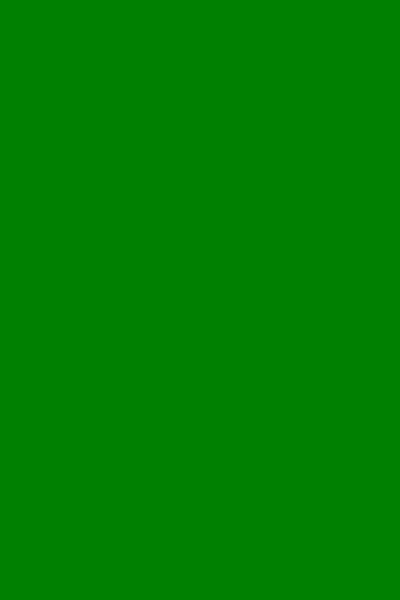
Frame 1 (no input)
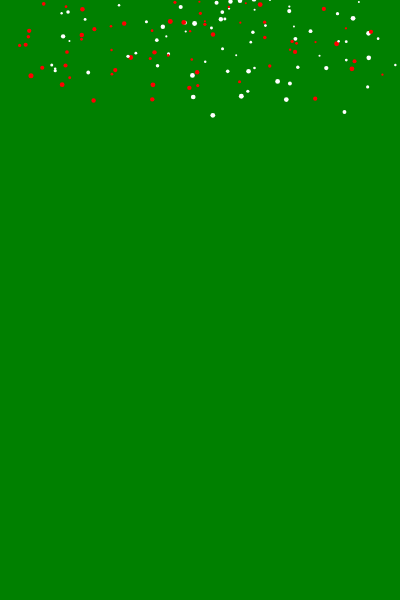
Frame 60 (no input)
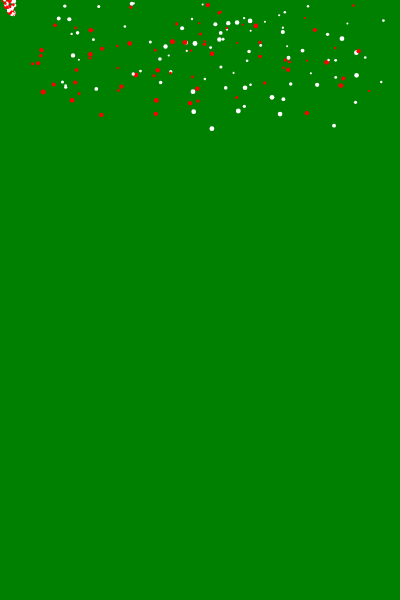
Frame 120 (the mouse pressed at the canvas centre since frame 60)

The p5.js sketch that drew these frames (run headless with seeded random() and noise() and a simulated clock; from frame 60 on, the mouse is pressed at the canvas centre):

// p5.js sketch
// ── sketch.js
// sketch.js - The purpose of this sketch is to create a canvas that has randomly falling snow, but when the left mouse button is pressed, the snowflakes will rotate around the cursor.
// This site was used for reference for the falling snowflakes base. https://editor.p5js.org/p5/sketches/Simulate:_SnowflakeParticleSystem
// This site was used for inspiration for the snowflakes changing position. https://editor.p5js.org/p5/sketches/Simulate:_SmokeParticleSystem
// I used ChatGPT to help me code this.
// Author: William Gonzalez
// Date: 1/27/25

// Here is how you might set up an OOP p5.js project
// Note that p5.js looks for a file called sketch.js

// Globals
// Globals
let snowflakes = []; // array to hold snowflake objects
let transitionSpeed = 0.05; // speed of the transition (higher is faster)

// setup() function is called once when the program starts
function setup() {
  createCanvas(400, 600);
  noStroke();
}

// draw() function is called repeatedly, it's the main animation loop
function draw() {
  background('green'); // Set the background to green
  let t = frameCount / 60; // update time

  // Create a random number of snowflakes each frame
  for (let i = 0; i < random(5); i++) {
    snowflakes.push(new snowflake());
  }

  for (let flake of snowflakes) {
    if (mouseIsPressed) {
      flake.moveTowardsMouse(t);
      flake.rotateAroundMouse(t);
    } else {
      flake.update(t);
    }
    flake.display();
  }
}

// snowflake class
function snowflake() {
  this.posX = 0;
  this.posY = random(-50, 0);
  this.initialangle = random(0, 2 * PI);
  this.size = random(2, 5);

  // radius of snowflake spiral
  this.radius = sqrt(random(pow(width / 2, 2)));

  // Random offset to vary the radius when rotating around the mouse
  this.randomOffset = random(10, 30); // Random offset for each snowflake's rotation
  
  // Initial random range for rotating snowflakes
  this.initialRadius = random(50, 150); // Start radius between 50 to 150 pixels

  // Random color for each snowflake (either red or white)
  this.color = random() > 0.5 ? color(255, 0, 0) : color(255); // Randomly red or white

  // To track if snowflake is close enough to start rotating
  this.rotationFactor = 0; // Starts at 0, gradually increases as it gets closer to the mouse

  this.update = function(time) {
    // When the mouse is not pressed, return to normal falling behavior
    if (!mouseIsPressed) {
      let w = 0.6; // angular speed
      let angle = w * time + this.initialangle;
      this.posX = width / 2 + this.radius * sin(angle);

      // different size snowflakes fall at slightly different y speeds
      this.posY += pow(this.size, 0.5);
    }

    // delete snowflake if past end of screen
    if (this.posY > height) {
      let index = snowflakes.indexOf(this);
      snowflakes.splice(index, 1);
    }
  };

  this.display = function() {
    fill(this.color); // Apply the random red or white color
    ellipse(this.posX, this.posY, this.size);
  };

  this.moveTowardsMouse = function(time) {
    let distanceToMouse = dist(this.posX, this.posY, mouseX, mouseY);

    if (distanceToMouse > 1) {
      let angleToMouse = atan2(mouseY - this.posY, mouseX - this.posX);
      let moveSpeed = map(distanceToMouse, 0, width, 0, 0.5); // move faster when far, slower when close
      this.posX += cos(angleToMouse) * moveSpeed;
      this.posY += sin(angleToMouse) * moveSpeed;
    }
  };

  this.rotateAroundMouse = function(time) {
    let distanceToMouse = dist(this.posX, this.posY, mouseX, mouseY);

    if (distanceToMouse < 75) { 
      this.rotationFactor = lerp(this.rotationFactor, 1, transitionSpeed);
    }

    if (this.rotationFactor > 0) {
      let angleOffset = random(TWO_PI);
      let baseRadius = map(distanceToMouse, 0, 75, 50, 10);
      let radius = baseRadius + this.randomOffset + this.initialRadius;

      let angle = time * 0.1 + this.initialangle + angleOffset;

      this.posX = mouseX + radius * cos(angle);
      this.posY = mouseY + radius * sin(angle);
    }
  };
}
